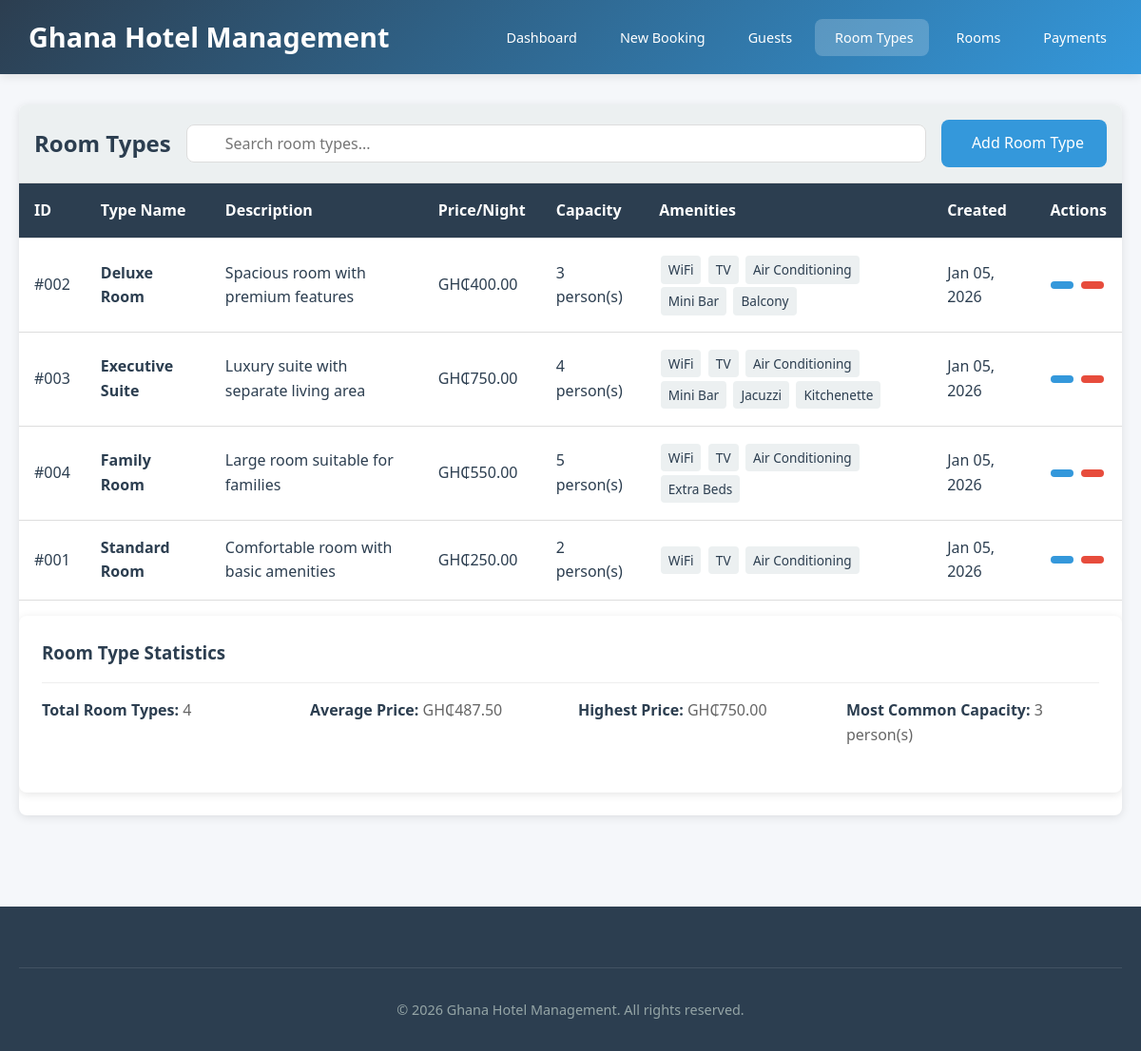
The page /roomType.php on the database its author committed.
### tables this page shows
CREATE TABLE room_types (
                            id INT PRIMARY KEY AUTO_INCREMENT,
                            type_name VARCHAR(100) NOT NULL,
                            description TEXT,
                            price_per_night DECIMAL(10, 2) NOT NULL,
                            capacity INT NOT NULL,
                            amenities TEXT,
                            created_at TIMESTAMP DEFAULT CURRENT_TIMESTAMP,
                            updated_at TIMESTAMP DEFAULT CURRENT_TIMESTAMP ON UPDATE CURRENT_TIMESTAMP
);

### functions.php (called while the page is built, shortened)
<?php
require_once 'config.php';
function getAllRoomTypes($pdo) {
    $stmt = $pdo->query("SELECT * FROM room_types ORDER BY type_name");
    return $stmt->fetchAll();
}

### config.php (called while the page is built, shortened)
<?php
function formatCurrency($amount) {
    return CURRENCY . number_format($amount, 2);
}
?>

### roomType.php (the view, shortened to what this page needs)
<?php
require_once 'config.php';
require_once 'functions.php';
$roomTypes = getAllRoomTypes($pdo);
?>
<!DOCTYPE html>
<html lang="en">
<head>
    <link rel="stylesheet" href="styles.css">
</head>
<body>
<header>
    <div class="container header-container">
        <div class="logo">
            <span><?php echo APP_NAME; ?></span>
        </div>
        <nav>
            <ul>
                <li><a href="index.php"><i class="fas fa-tachometer-alt"></i> Dashboard</a></li>
                <li><a href="bookings_add.php"><i class="fas fa-calendar-plus"></i> New Booking</a></li>
                <li><a href="guests.php"><i class="fas fa-users"></i> Guests</a></li>
                <li><a href="roomType.php" class="active"><i class="fas fa-list"></i> Room Types</a></li>
                <li><a href="rooms.php"><i class="fas fa-bed"></i> Rooms</a></li>
                <li><a href="payments.php"><i class="fas fa-credit-card"></i> Payments</a></li>
            </ul>
        </nav>
    </div>
</header>
<main>
    <div class="container">
        <div class="table-container">
            <div class="table-header">
                <h2>Room Types</h2>
                <div class="search-box">
                    <input type="text" id="search-input" placeholder="Search room types...">
                </div>
                <a href="roomType_add.php" class="btn btn-primary">
                    <i class="fas fa-plus"></i> Add Room Type
                </a>
            </div>
            <div style="overflow-x: auto;">
                <table id="roomTypesTable">
                    <thead>
                    <tr>
                        <th>ID</th>
                        <th>Type Name</th>
                        <th>Description</th>
                        <th>Price/Night</th>
                        <th>Capacity</th>
                        <th>Amenities</th>
                        <th>Created</th>
                        <th>Actions</th>
                    </tr>
                    </thead>
                    <tbody>
                    <?php if (empty($roomTypes)): ?>
                        <tr>
                            <td colspan="8" style="text-align: center; padding: 2rem;">
                                No room types found. <a href="roomType_add.php">Add your first room type</a>
                            </td>
                        </tr>
                    <?php else: ?>
                        <?php foreach ($roomTypes as $type): ?>
                            <tr>
                                <td>#<?php echo str_pad($type['id'], 3, '0', STR_PAD_LEFT); ?></td>
                                <td><strong><?php echo htmlspecialchars($type['type_name']); ?></strong></td>
                                <td><?php echo htmlspecialchars($type['description']); ?></td>
                                <td><?php echo formatCurrency($type['price_per_night']); ?></td>
                                <td><?php echo $type['capacity']; ?> person(s)</td>
                                <td>
                                    <?php
                                    $amenities = explode(',', $type['amenities']);
                                    foreach ($amenities as $amenity):
                                        if (trim($amenity)): ?>
                                            <span class="tag"><?php echo trim($amenity); ?></span>
                                        <?php endif;
                                    endforeach; ?>
                                </td>
                                <td><?php echo date('M d, Y', strtotime($type['created_at'])); ?></td>
                                <td>
                                    <div class="action-buttons">
                                        <a href="roomType_update.php?id=<?php echo $type['id']; ?>"
                                           class="btn btn-primary btn-small" title="Edit">
                                        </a>
                                        <a href="#" onclick="if(confirm('Delete this room type?')) window.location='?delete=<?php echo $type['id']; ?>'"
                                           class="btn btn-danger btn-small" title="Delete">
                                        </a>
                                    </div>
                                </td>
                            </tr>
                        <?php endforeach; ?>
                    <?php endif; ?>
                    </tbody>
                </table>
            </div>
            <div class="card" style="margin-top: 1rem;">
                <div class="card-header">
                    <h3><i class="fas fa-chart-line"></i> Room Type Statistics</h3>
                </div>
                <div class="card-body">
                    <div class="form-row">
                        <div class="form-group">
                            <span class="detail-label">Total Room Types:</span>
                            <span class="detail-value"><?php echo count($roomTypes); ?></span>
                        </div>
                        <div class="form-group">
                            <span class="detail-label">Average Price:</span>
                            <span class="detail-value">
                                    <?php
                                    $totalPrice = array_sum(array_column($roomTypes, 'price_per_night'));
                                    $avgPrice = count($roomTypes) > 0 ? $totalPrice / count($roomTypes) : 0;
                                    echo formatCurrency($avgPrice);
                                    ?>
                                </span>
                        </div>
                        <div class="form-group">
                            <span class="detail-label">Highest Price:</span>
                            <span class="detail-value">
                                    <?php
                                    $maxPrice = count($roomTypes) > 0 ? max(array_column($roomTypes, 'price_per_night')) : 0;
                                    echo formatCurrency($maxPrice);
                                    ?>
                                </span>
                        </div>
                        <div class="form-group">
                            <span class="detail-label">Most Common Capacity:</span>
                            <span class="detail-value">
                                    <?php
                                    $capacities = array_count_values(array_column($roomTypes, 'capacity'));
                                    arsort($capacities);
                                    echo key($capacities) . ' person(s)';
                                    ?>
                                </span>
                        </div>
                    </div>
                </div>
            </div>
        </div>
    </div>
</main>
<footer>
    <div class="container">
        <div class="copyright">
            &copy; <?php echo date('Y'); ?> <?php echo APP_NAME; ?>. All rights reserved.
        </div>
    </div>
</footer>
</body>
</html>

### styles.css (style rules this page uses)
* { margin: 0; padding: 0; box-sizing: border-box; }
:root { --primary-color: #2c3e50; --secondary-color: #3498db; --accent-color: #e74c3c; --success-color: #27ae60; --warning-color: #f39c12; --light-color: #ecf0f1; --dark-color: #2c3e50; --gray-color: #95a5a6; --border-radius: 8px; --box-shadow: 0 2px 10px rgba(0, 0, 0, 0.1); --transition: all 0.3s ease; }
body { font-family: 'Segoe UI', Tahoma, Geneva, Verdana, sans-serif; line-height: 1.6; color: var(--dark-color); background-color: #f5f7fa; min-height: 100vh; }
.container { max-width: 1200px; margin: 0 auto; padding: 0 20px; }
header { background: linear-gradient(135deg, var(--primary-color), var(--secondary-color)); color: white; padding: 1rem 0; box-shadow: var(--box-shadow); position: sticky; top: 0; z-index: 1000; }
.header-container { display: flex; justify-content: space-between; align-items: center; flex-wrap: wrap; }
.logo { font-size: 1.8rem; font-weight: bold; display: flex; align-items: center; gap: 10px; }
nav ul { display: flex; list-style: none; gap: 0.5rem; flex-wrap: wrap; }
nav a { color: white; text-decoration: none; padding: 0.5rem 1rem; border-radius: var(--border-radius); transition: var(--transition); display: flex; align-items: center; gap: 5px; font-size: 0.9rem; }
nav a:hover, nav a.active { background-color: rgba(255, 255, 255, 0.2); }
main { padding: 2rem 0; min-height: calc(100vh - 180px); }
.table-container { background: white; border-radius: var(--border-radius); box-shadow: var(--box-shadow); overflow: hidden; margin-bottom: 2rem; }
.table-header { display: flex; justify-content: space-between; align-items: center; padding: 1rem; background-color: var(--light-color); border-bottom: 1px solid #ddd; flex-wrap: wrap; gap: 1rem; }
.table-header h2 { margin: 0; }
.search-box { position: relative; min-width: 250px; flex: 1; }
.search-box input { width: 100%; padding: 0.5rem 1rem 0.5rem 2.5rem; border: 1px solid #ddd; border-radius: var(--border-radius); }
table { width: 100%; border-collapse: collapse; min-width: 600px; }
thead { background-color: var(--primary-color); color: white; }
th, td { padding: 1rem; text-align: left; border-bottom: 1px solid #ddd; }
.tag { background: var(--light-color); padding: 0.25rem 0.5rem; border-radius: 4px; font-size: 0.85rem; margin: 0.1rem; display: inline-block; }
.form-group { margin-bottom: 1.5rem; }
.form-row { display: grid; grid-template-columns: repeat(auto-fit, minmax(250px, 1fr)); gap: 1rem; }
input, select, textarea { width: 100%; padding: 0.75rem; border: 1px solid #ddd; border-radius: var(--border-radius); font-family: inherit; font-size: 1rem; transition: var(--transition); }
.btn { display: inline-flex; align-items: center; justify-content: center; gap: 0.5rem; padding: 0.75rem 1.5rem; border: none; border-radius: var(--border-radius); font-size: 1rem; font-weight: 500; cursor: pointer; transition: var(--transition); text-decoration: none; }
.btn-primary { background-color: var(--secondary-color); color: white; }
.btn-danger { background-color: var(--accent-color); color: white; }
.btn-small { padding: 0.25rem 0.75rem; font-size: 0.85rem; }
.action-buttons { display: flex; gap: 0.5rem; flex-wrap: wrap; }
.card { background: white; border-radius: var(--border-radius); box-shadow: var(--box-shadow); padding: 1.5rem; margin-bottom: 1.5rem; }
.card-header { display: flex; justify-content: space-between; align-items: center; margin-bottom: 1rem; padding-bottom: 1rem; border-bottom: 1px solid #eee; flex-wrap: wrap; gap: 1rem; }
footer { background-color: var(--primary-color); color: white; padding: 2rem 0; margin-top: 2rem; }
.copyright { text-align: center; padding-top: 2rem; margin-top: 2rem; border-top: 1px solid rgba(255, 255, 255, 0.1); color: #95a5a6; font-size: 0.9rem; }
.detail-label { font-weight: 600; color: var(--dark-color); }
.detail-value { color: #666; text-align: right; }

### rows shown on the page
room_types: id "002", type_name "Deluxe Room", description "Spacious room with premium features", price_per_night "GH₵400.00", capacity "3", amenities "WiFi", amenities "TV", amenities "Air Conditioning", amenities "Mini Bar", amenities "Balcony", created_at "Jan 05, 2026"
room_types: id "003", type_name "Executive Suite", description "Luxury suite with separate living area", price_per_night "GH₵750.00", capacity "4", amenities "WiFi", amenities "TV", amenities "Air Conditioning", amenities "Mini Bar", amenities "Jacuzzi", amenities "Kitchenette", created_at "Jan 05, 2026"
room_types: id "004", type_name "Family Room", description "Large room suitable for families", price_per_night "GH₵550.00", capacity "5", amenities "WiFi", amenities "TV", amenities "Air Conditioning", amenities "Extra Beds", created_at "Jan 05, 2026"
room_types: id "001", type_name "Standard Room", description "Comfortable room with basic amenities", price_per_night "GH₵250.00", capacity "2", amenities "WiFi", amenities "TV", amenities "Air Conditioning", created_at "Jan 05, 2026"

### other values the page prints
APP_NAME "Ghana Hotel Management"
count($roomTypes) "4"
formatCurrency($avgPrice) "GH₵487.50"
formatCurrency($maxPrice) "GH₵750.00"
key($capacities) "3"
